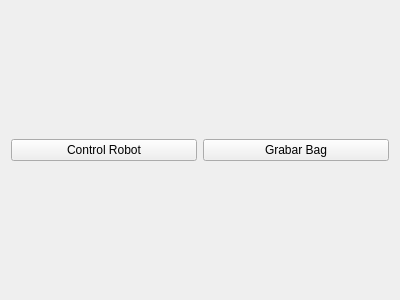
<?xml version="1.0" encoding="UTF-8"?>
<ui version="4.0">
 <class>Form</class>
 <widget class="QWidget" name="Form">
  <property name="geometry">
   <rect>
    <x>0</x>
    <y>0</y>
    <width>400</width>
    <height>300</height>
   </rect>
  </property>
  <property name="windowTitle">
   <string>Form</string>
  </property>
  <layout class="QGridLayout" name="gridLayout_2">
   <item row="0" column="0">
    <layout class="QGridLayout" name="gridLayout">
     <item row="0" column="0">
      <widget class="QPushButton" name="control_robot">
       <property name="text">
        <string>Control Robot</string>
       </property>
      </widget>
     </item>
     <item row="0" column="1">
      <widget class="QPushButton" name="record_bag">
       <property name="text">
        <string>Grabar Bag</string>
       </property>
      </widget>
     </item>
    </layout>
   </item>
  </layout>
 </widget>
 <resources/>
 <connections/>
</ui>
